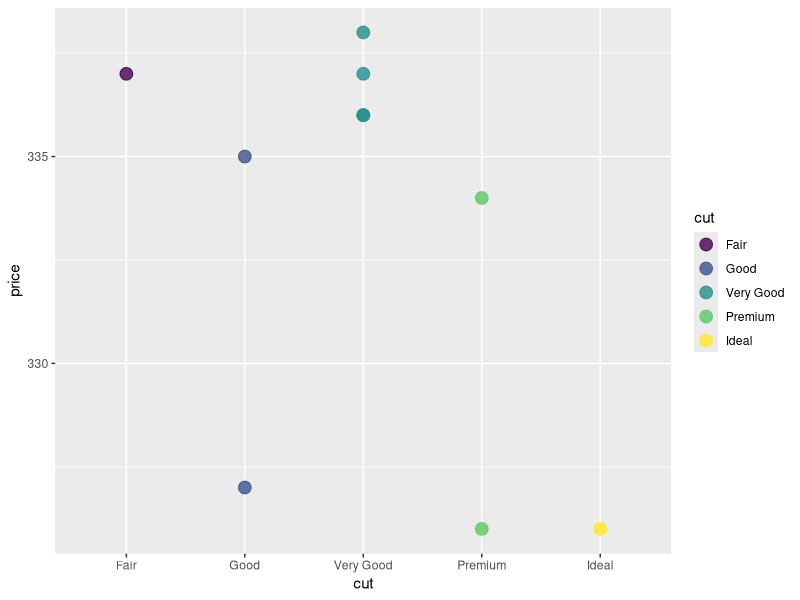
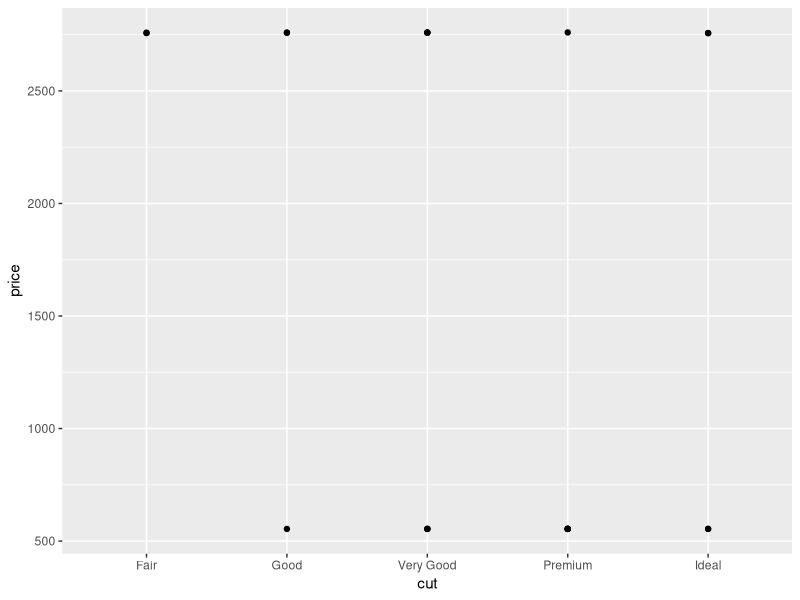
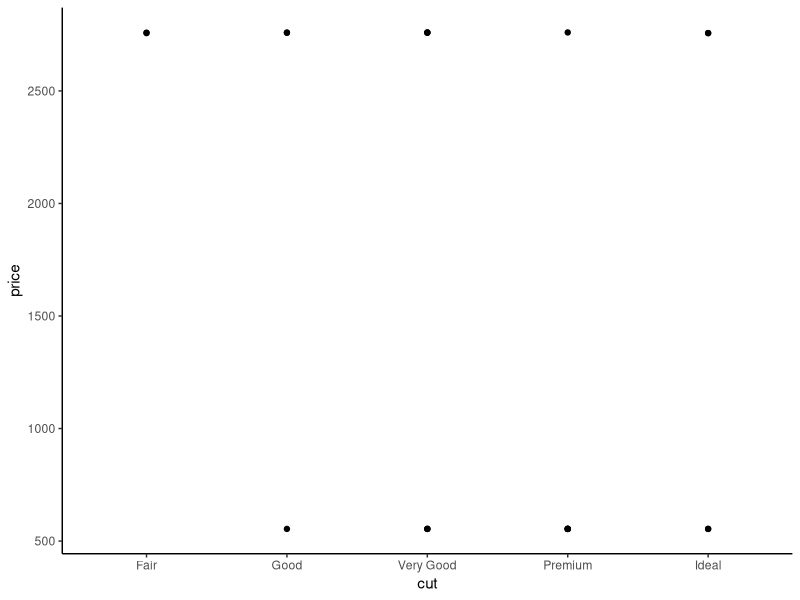
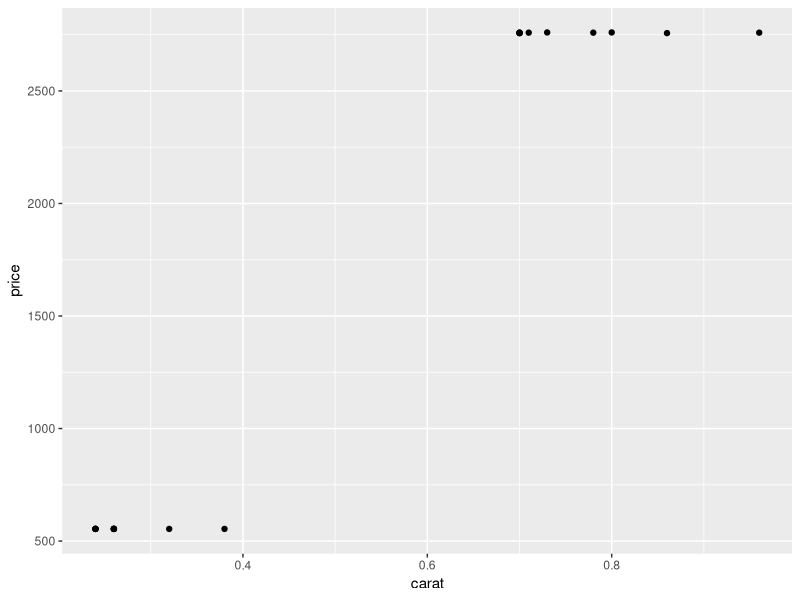
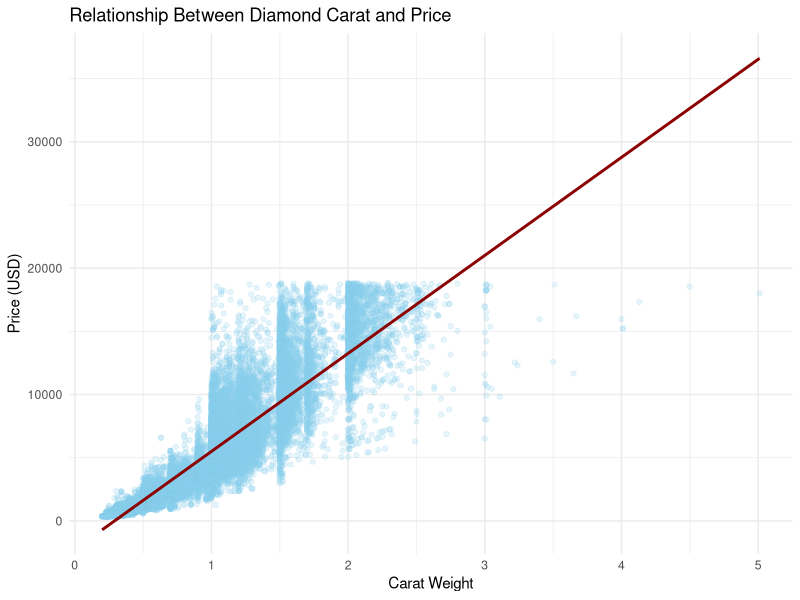

Write the R code that produced these figures, in order.
## ---- chunk 1

#To read some pieces of code that other people have already written, we can borrow those codebooks from the R library. 

#Here, we borrow some instructions for making plots, which also includes the sample dataset called 'diamonds', by calling up the code using the 'library' function:  
library(ggplot2)

#This is like checking out a codebook from the library - you get to keep it at hand as long as you're working in this space.

#The 'head' command in bash has the same name in R, but it is a function too: 
head(diamonds)

#To change the number of rows displayed, it looks like this: 
head(diamonds, n=10)

#We also talked about how the function nrow() works just like the bash command (word count) that tells us how many lines are in a file: wc -l
nrow(diamonds)
## ---- chunk 2

#This is an example of some student code where they were looking for all the "Good" diamonds: pretty close! 
diamonds[grep("Good",diamonds)]

#Putting results in a variable is good practice if we want to us them later. 

# Use the '<-' combined symbol to "stuff" your code result from the right side into the variable on the left side. You can name the variable whatever you want! We named it 'stud' here: 
stud <- diamonds[grep("Good",diamonds)]

#Let us make a few modifications. 
#First, let's specify that we are looking in rows with a comma after the grep command
#Then let's grep for the pattern in the "cut" column only. 

#To use column information inside the function, we can use SYNTAX like this:
#diamonds$cut. That calls the column "by its name". 

stud2 <- diamonds[grep("Good",diamonds$cut),]
stud2

#Here is a student example of "subsetting" a dataset. 
#This can be a good idea to figure out how the commands work by using smaller datasets.
diamonds[1:10, c("cut","price")] -> dia
dia

#The student code works, but the more typical way to write this is in R is to put the variable name first and the instructions second: 

dia2 <- diamonds[1:10, c("cut", "price")]
dia2


#Much like the 'MATCH' function in excel, the grep function in R returns the index of the matches. 
#Consider this grep function, which searches for the word 'Premium' in the dataframe 'dia2'. Where does it say the matches are? 
matches <- grep("Premium", dia2$cut)
matches

#You should see all of the row numbers returned. So how do we get the information in the rows returned, instead of just which rows have a match? 

#We might try to just use the returned indexes to grab rows: 
dia2[matches,]

#That works! 

#You could also try using the combine function we saw earlier, because we got more than one row number back: 
dia2[c(matches),]

#That works too!

#Finally, let's see if we can stuff the function inside the dataframe to select the right rows, alll in one line of code: 
dia2[grep("Premium", dia2$cut), ]

#I hope you can see that there are LOTS of ways to do things 'right', not just LOTS of ways to get it a little wrong. 

#Another version of grep that students have tried is 'grepl', which returns something called a boolean. 

#Booleans are either 'TRUE' or 'FALSE' for each of the data items surveyed. 

#This could be useful, let's save that list of values in a variable and try some of the same steps as above. 

stud3 <- grepl("Premium", dia2$cut)
stud3
dia2[stud3,]

#Ah! Both booleans from grepl and indexes from grep work!

#Now, I told you the fun part was plotting. How do we? Try this code: 

ggplot(data = dia, aes(x = cut, y = price, color = cut)) +
  geom_point(alpha = 0.8, size =4)

#You'll notice we need to call out plotting function ggplot(). 

#The function needs a dataset (dia), and the variables to use get packaged into the 'aes()' function (aes = aesthetics; how modern!).

#The handy part of ggplot is that we can add-on instructions with extra functions using the '+' sign - kinda like buying upgrades, but free! 

#Here, we add-on upgrades to our datapoints using the function 'geom_point()' and give it a new color opacity using 'alpha' and a new point size using 'size'. Try to change some values and see what happens!  

#For the TASKS, I've created a subset of diamonds called diatask with this command: 

diatask <- diamonds[80:100, c(2,7)]
#print(diatask, n = 20) 

## ---- chunk 3
head(diatask)
# Key variables: cut, price
## ---- chunk 4
head(diatask, n = nrow(diatask))
## ---- chunk 5
diatask[diatask$price < 750,]
## ---- chunk 6
# Part A: Looking at diatask, there are 6 Premium and 4 Ideal rows, so sparkles should have 10 rows total.

# Part B: Filter for Premium and Ideal cuts using grep and combine them with rbind()
premium_df <- diatask[grep("Premium", diatask$cut),]
ideal_df   <- diatask[grep("Ideal", diatask$cut),]

sparkles <- rbind(premium_df, ideal_df)
sparkles

# Part C: Yes, sparkles has 10 rows, which matches the expected count from Part A.
## ---- chunk 7
ggplot(data = diatask, mapping = aes(x = cut, y = price)) + geom_point()
## ---- chunk 8
ggplot(data = diatask, mapping = aes(x = cut, y = price)) +
  geom_point() + theme_classic()
## ---- chunk 9
diasize <- diamonds[80:100, c(1, 2, 7)]
## ---- chunk 10
ggplot(data = diasize, mapping = aes(x = carat, y = price)) +
  geom_point()
## ---- chunk 11
## The plots for diatask and diasize are insufficient because:
# 1. Very Small Sample Size: They only use 21 rows (rows 80 to 100) out of the 50,000+ diamonds, which is not a representative sample of the overall dataset.
# 2. Confounding Variables: Looking at cut or carat in isolation ignores other key variables that affect price (such as clarity, color, and carat weight combined).
# 3. Limited Range: Rows 80-100 only capture a tiny subset of price and carat ranges, leading to potential sampling bias.
## ---- chunk 12
# Constructing the dataset using all rows in diamonds to get a full, representative sample
ggplot(data = diamonds, mapping = aes(x = carat, y = price)) +
  geom_point(alpha = 0.2, color = "skyblue") +
  geom_smooth(method = "lm", color = "darkred") +
  theme_minimal() +
  labs(
    title = "Relationship Between Diamond Carat and Price",
    x = "Carat Weight",
    y = "Price (USD)"
  )

# Reflection Comments:
# - What I did to construct the dataset: Instead of slicing a tiny subset of rows (like 80:100), 
#   I used the full 'diamonds' dataset so all carat sizes and price ranges were fully represented.
# - Were you surprised by the results?: It was interesting to see how steeply price increases as carat size increases, showing a strong positive relationship with higher variability in price for larger diamonds!
